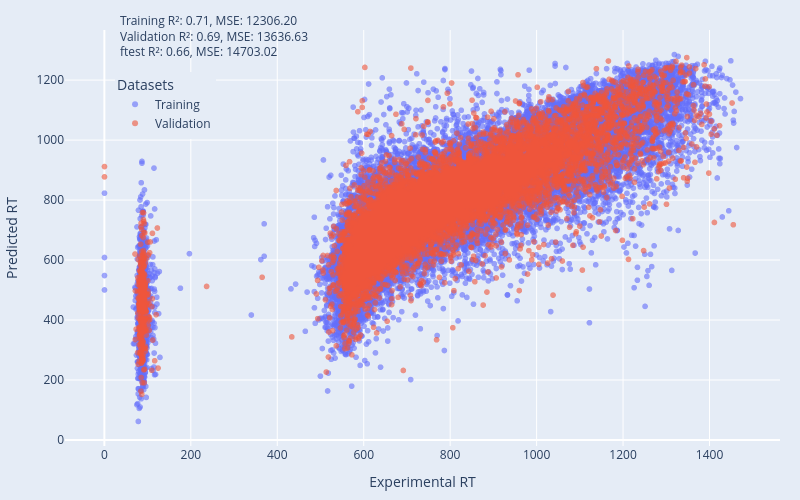

The cell this chart's notebook holds for it:
### Markdown cell above
## LGBM-Random model

### Code cell
import random, os

SEED = 42
random.seed(SEED)
np.random.seed(SEED)
os.environ['PYTHONHASHSEED'] = str(SEED)

# Randomly split the dataset into training and validation sets
dataset_clean,ftest_set = dataset.iloc[:int(0.85*dataset.shape[0]),:],dataset.iloc[int(0.85*dataset.shape[0]):,]
train_set, valid_set = train_test_split(dataset_clean, test_size=0.176, random_state=42)

# Prepare data for LightGBM
X_train = np.array(train_set['fingerprint'].tolist())
y_train = train_set['rt']
X_valid = np.array(valid_set['fingerprint'].tolist())
y_valid = valid_set['rt']
X_ftest = np.array(ftest_set['fingerprint'].tolist())
y_ftest = ftest_set['rt']

# Train a LightGBM model with default parameters
train_data = lgb.Dataset(X_train, label=y_train)
valid_data = lgb.Dataset(X_valid, label=y_valid, reference=train_data)

print("Training LightGBM model...")
lgb_params = {
    "objective": "regression",
    "metric": "l2",
    "verbosity": -1,
    "seed": SEED
}
model = lgb.train(lgb_params, train_data, valid_sets=[valid_data])

# Make predictions on the training and validation sets
train_set['predicted_rt'] = model.predict(X_train)
valid_set['predicted_rt'] = model.predict(X_valid)

# Calculate R^2 and MSE for training and validation sets
train_r2 = r2_score(y_train, train_set['predicted_rt'])
train_mse = mean_squared_error(y_train, train_set['predicted_rt'])
valid_r2 = r2_score(y_valid, valid_set['predicted_rt'])
valid_mse = mean_squared_error(y_valid, valid_set['predicted_rt'])

ftest_r2 = r2_score(y_ftest, model.predict(X_ftest))
ftest_mse = mean_squared_error(y_ftest, model.predict(X_ftest))


# Combine training and validation for scatter plot
train_set['set'] = 'Training'
valid_set['set'] = 'Validation'
combined_data = pd.concat([train_set[['rt', 'predicted_rt', 'set']], valid_set[['rt', 'predicted_rt', 'set']]])

# Scatter plot for training and validation sets
title_text = (
    f"Training R²: {train_r2:.2f}, MSE: {train_mse:.2f}<br>"
    f"Validation R²: {valid_r2:.2f}, MSE: {valid_mse:.2f}<br>"
    f"ftest R²: {ftest_r2:.2f}, MSE: {ftest_mse:.2f}"
)

fig = px.scatter(
    combined_data, x='rt', y='predicted_rt', color='set',
    title=title_text,
    labels={'rt': 'Experimental RT', 'predicted_rt': 'Predicted RT'},
    opacity=0.6
)

fig.update_layout(
    plot_bgcolor='rgba(229, 236, 246,1)',
    paper_bgcolor='rgba(229, 236, 246,1)',
    width=800,
    height=500,
    margin=dict(l=20, r=20, t=30, b=20),
    title_font_size=12, # Adjust title font size here
    title_x=0.15, # Center the title horizontally (0 is left, 1 is right)
    title_y=0.95, # Adjust vertical position (0 is bottom, 1 is top)
    legend=dict(
        title="Datasets", # Change legend title
        yanchor="top",
        y=0.9,
        xanchor="left",
        x=0.07
    )
)

fig.show()
fig.write_image("images/Figure-3.1-LGBM-Random-Without-Opt.svg")

### Figure 1 — Plotly figure (JSON) as saved in the notebook; plotly's stock layout.template omitted (floating-point values rounded to 4 significant figures; data arrays with more than 128 entries replaced by an {"elided": "..."} marker saying what was removed)
{"data": [{"hovertemplate": "set=Training<br>Experimental RT=%{x}<br>Predicted RT=%{y}<extra></extra>", "legendgroup": "Training", "marker": {"color": "#636efa", "opacity": 0.6, "symbol": "circle"}, "mode": "markers", "name": "Training", "showlegend": true, "type": "scattergl", "x": {"elided": "56058 float values"}, "xaxis": "x", "y": {"elided": "56058 float values"}, "yaxis": "y"}, {"hovertemplate": "set=Validation<br>Experimental RT=%{x}<br>Predicted RT=%{y}<extra></extra>", "legendgroup": "Validation", "marker": {"color": "#EF553B", "opacity": 0.6, "symbol": "circle"}, "mode": "markers", "name": "Validation", "showlegend": true, "type": "scattergl", "x": {"elided": "11974 float values"}, "xaxis": "x", "y": {"elided": "11974 float values"}, "yaxis": "y"}], "layout": {"height": 500, "legend": {"title": {"text": "Datasets"}, "tracegroupgap": 0, "x": 0.07, "xanchor": "left", "y": 0.9, "yanchor": "top"}, "margin": {"b": 20, "l": 20, "r": 20, "t": 30}, "paper_bgcolor": "rgba(229, 236, 246,1)", "plot_bgcolor": "rgba(229, 236, 246,1)", "title": {"font": {"size": 12}, "text": "Training R²: 0.71, MSE: 12306.20<br>Validation R²: 0.69, MSE: 13636.63<br>ftest R²: 0.66, MSE: 14703.02", "x": 0.15, "y": 0.95}, "width": 800, "xaxis": {"anchor": "y", "domain": [0, 1], "title": {"text": "Experimental RT"}}, "yaxis": {"anchor": "x", "domain": [0, 1], "title": {"text": "Predicted RT"}}}}
